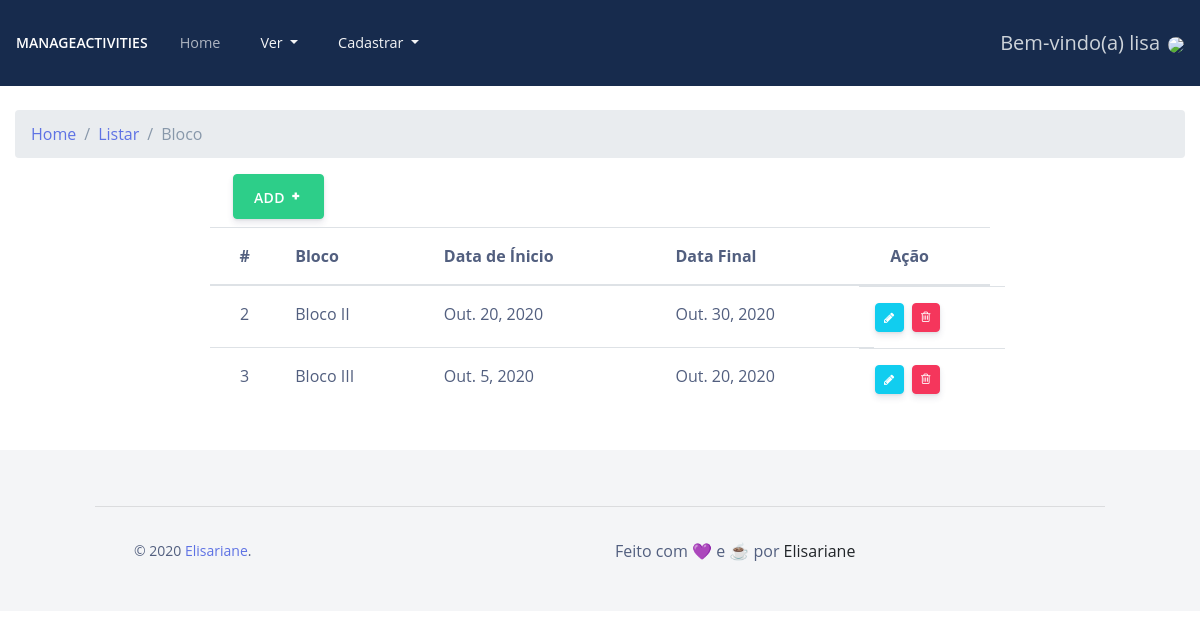
Page /listar/blocos/ (signed in) on the committed database.
### cadastros/models.py (models this page shows, shortened)
class Bloco(models.Model):
    titulo = models.CharField(max_length=150, verbose_name="Título")
    dataInicio = models.DateField(verbose_name="Data de ínicio")
    dataFinal = models.DateField(verbose_name="Data final")
    usuario = models.ForeignKey(User, on_delete=models.PROTECT)

### cadastros/views.py (the view)
# urls.py: path('listar/blocos/', BlocoList.as_view(),
class BlocoList(LoginRequiredMixin, ListView):
    login_url = reverse_lazy('login')
    model = Bloco
    template_name = 'cadastros/listas/blocos.html'
    def get_queryset(self):
        self.object_list = Bloco.objects.filter(usuario=self.request.user)
        return self.object_list

### cadastros/templates/cadastros/listas/blocos.html (shortened to what this page needs)
{% extends 'modelo.html' %} {% load static %}
{% block breadcrumb %}
    <div class="col-12 mt-4">
      <nav aria-label="breadcrumb" role="navigation">
        <ol class="breadcrumb">
          <li class="breadcrumb-item"><a href={% url 'inicio' %}>Home</a></li>
          <li class="breadcrumb-item"><a href="#">Listar</a></li>
          <li class="breadcrumb-item active" aria-current="page">Bloco</li>
        </ol>
      </nav>
    </div>
{% endblock %}
{% block conteudo %}
<div class="container-fluid">
  <div class="col-8 center m-2">
    <a href="{% url 'cadastrar-bloco' %}" type="button" rel="tooltip" class="btn btn-success btn-icon btn-simple" style=" color: white" data-original-title="" title="">
      ADD <i class="ni ni-fat-add pt-1"></i>
    </a>
  </div>
  <table class="table col-8 center " id="tabela-listar">
    <thead>
        <tr>
            <th class="text-center">#</th>
            <th>Bloco</th>
            <th>Data de Ínicio</th>
            <th>Data Final</th>
            <th>Ação</th>
        </tr>
    </thead>
    <tbody >
      {% for bloco in object_list %}
        <tr>
            <td class="text-center">{{bloco.pk}}</td>
            <td>{{bloco.titulo}}</td>
            <td>{{bloco.dataInicio}}</td>
            <td>{{bloco.dataFinal}}</td>
            <td class="row">
              <a href="{% url 'editar-bloco' bloco.pk %}" type="button" rel="tooltip" style=" color: white" class="btn btn-info btn-icon btn-sm " data-original-title="" title="">
                <i class="fa fa-pencil pt-1 " aria-hidden="true"></i>
              </a>
              <a href="{% url 'excluir-bloco' bloco.pk %}" type="button" rel="tooltip" style=" color: white" class="btn btn-danger btn-icon btn-sm " data-original-title="" title="">
                <i class="fa fa-trash-o" aria-hidden="true"></i>                </a>
            </td>
        </tr>
    {% empty %}
    <tr>
        <td colspan="5">Nenhum bloco foi cadastrado!</td>
    </tr>
    {% endfor %}
    </tbody>
</table>
</div>
{% endblock %}

### paginas/templates/modelo.html (shortened to what this page needs)
{% load static %}
<!DOCTYPE html>
<html lang="pt-br">
  <head>
    {% block scriptHead %}
    <link href="{% static 'css/nucleo-icons.css' %}" rel="stylesheet" />
    <link
      href="{% static  'css/font-awesome.css'%}"
      rel="stylesheet"
    />
    <link
      type="text/css"
      href="{% static 'css/argon-design-system.min.css'%}"
      rel="stylesheet"
    />
    <link rel="stylesheet" type="text/css" href="https://cdn.datatables.net/v/bs4/dt-1.10.22/cr-1.5.3/r-2.2.6/sl-1.3.1/datatables.min.css"/>
    {% endblock %}
  </head>
  <body>
    {% block menu %}
    <nav class="navbar navbar-expand-xl navbar-dark bg-default">
      <a class="navbar-brand" href={% url 'home' %}>
        ManageActivities
      <div class="collapse navbar-collapse" id="navbarSupportedContent">
        <ul class="navbar-nav mr-auto">
          <li class="nav-item active">
            <a class="nav-link" href={% url 'home' %}>Home <span class="sr-only">(current)</span></a>
          </li>
          <li class="nav-item dropdown">
            <a class="nav-link dropdown-toggle" href="#" id="navbarDropdown" role="button" data-toggle="dropdown" aria-haspopup="true" aria-expanded="false">
              Ver
            </a>
          </li>
          <li class="nav-item dropdown">
            <a class="nav-link dropdown-toggle" href="#" id="navbarDropdown" role="button" data-toggle="dropdown" aria-haspopup="true" aria-expanded="false">
              Cadastrar
            </a>
          </li>
        </ul>
        {% if request.user.is_authenticated %}
        <h5  class="text-light m-2">Bem-vindo(a) {{request.user.username}}</h5>
        <div class="dropdown">
          <div href="javascript:;" role="img" data-toggle="dropdown" aria-haspopup="true" aria-expanded="false">
            <img
            src="https://api.adorable.io/avatars/285/abott@adorable.io.png"
            height="65px"
            style="border-radius: 50%"
          />
          </div>
        </div>
        {% else %}
        <a href={% url 'login' %} class="btn btn-lg btn-warning  btn-icon mb-3 mb-sm-0" >
          <span class="btn-inner--text"><span class="text-dark">Entrar</span>
        </a>
        {% endif %}
      </div>
    </nav>
    {% block breadcrumb %}{% endblock %}
    {% endblock %} {% block conteudo %}{% endblock %} {% block footer %}
    <footer class="footer" style="margin-top: 40px">
      <div class="container">
        <hr />
        <div class="row align-items-center justify-content-md-between m-4">
          <div class="col-md-6">
            <div class="copyright">
              &copy; 2020
              <a href="https://github.com/Elisariane" target="_blank"
                >Elisariane</a
              >.
            </div>
          </div>
          <div class="col-md-6 align-items-center">
            <span>Feito com 💜 e ☕️ por</span>
            <a
              class="text-dark"
              target="_blank"
              href="https://github.com/Elisariane"
            >
              Elisariane
            </a>
          </div>
        </div>
      </div>
    </footer>
    {% endblock %}
  </body>
</html>

### rows in the picture
Bloco: pk "2", titulo "Bloco II", dataInicio "Out. 20, 2020", dataFinal "Out. 30, 2020"
Bloco: pk "3", titulo "Bloco III", dataInicio "Out. 5, 2020", dataFinal "Out. 20, 2020"

### other values in the picture
{{ request.user.username }} "lisa"
